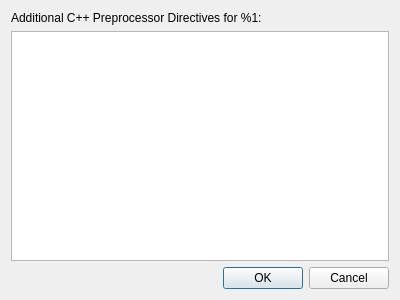
<?xml version="1.0" encoding="UTF-8"?>
<ui version="4.0">
 <class>CppEditor::Internal::CppPreProcessorDialog</class>
 <widget class="QDialog" name="CppEditor::Internal::CppPreProcessorDialog">
  <property name="geometry">
   <rect>
    <x>0</x>
    <y>0</y>
    <width>400</width>
    <height>300</height>
   </rect>
  </property>
  <property name="windowTitle">
   <string>Additional C++ Preprocessor Directives</string>
  </property>
  <layout class="QVBoxLayout" name="verticalLayout">
   <item>
    <widget class="QLabel" name="editorLabel">
     <property name="text">
      <string>Additional C++ Preprocessor Directives for %1:</string>
     </property>
    </widget>
   </item>
   <item>
    <widget class="TextEditor::SnippetEditorWidget" name="editWidget"/>
   </item>
   <item>
    <widget class="QDialogButtonBox" name="buttonBox">
     <property name="orientation">
      <enum>Qt::Horizontal</enum>
     </property>
     <property name="standardButtons">
      <set>QDialogButtonBox::Cancel|QDialogButtonBox::Ok</set>
     </property>
    </widget>
   </item>
  </layout>
 </widget>
 <customwidgets>
  <customwidget>
   <class>TextEditor::SnippetEditorWidget</class>
   <extends>QPlainTextEdit</extends>
   <header location="global">texteditor/snippets/snippeteditor.hpp</header>
  </customwidget>
 </customwidgets>
 <resources/>
 <connections>
  <connection>
   <sender>buttonBox</sender>
   <signal>accepted()</signal>
   <receiver>CppEditor::Internal::CppPreProcessorDialog</receiver>
   <slot>accept()</slot>
   <hints>
    <hint type="sourcelabel">
     <x>248</x>
     <y>254</y>
    </hint>
    <hint type="destinationlabel">
     <x>157</x>
     <y>274</y>
    </hint>
   </hints>
  </connection>
  <connection>
   <sender>buttonBox</sender>
   <signal>rejected()</signal>
   <receiver>CppEditor::Internal::CppPreProcessorDialog</receiver>
   <slot>reject()</slot>
   <hints>
    <hint type="sourcelabel">
     <x>316</x>
     <y>260</y>
    </hint>
    <hint type="destinationlabel">
     <x>286</x>
     <y>274</y>
    </hint>
   </hints>
  </connection>
 </connections>
</ui>
